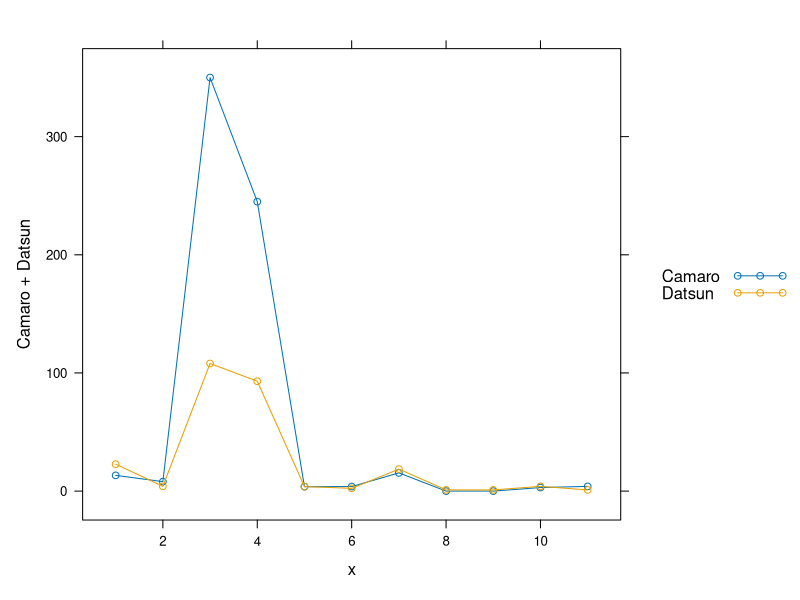

This figure's R source:
library(lattice)
L = mtcars$am == 0 
Camaro=mtcars["Camaro Z28",]
Datsun=mtcars["Datsun 710",]
x= 1:11
df <- data.frame(Camaro = Camaro, Datsun = Datsun, x = x)

## Warning in data.frame(Camaro = Camaro, Datsun = Datsun, x = x): row names
## were found from a short variable and have been discarded

xyplot(Camaro + Datsun  ~ x, data = df, type = "o", auto.key=TRUE)